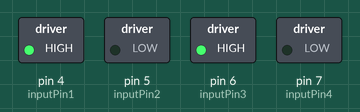
The sketch below on a simulated Arduino Uno, built with avr-gcc and run on an emulated ATmega328P. Parts: switched loads named in the sketch (green lamp = pin HIGH).

Above: at 0.1 s.
Timing chart, 0 to 1.6 s (numbered marks = the images above):
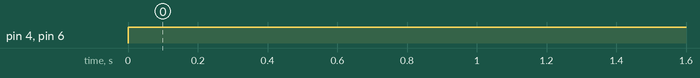

The sketch:

DrivingMotor.ino
```cpp
int inputPin1  = 4;
 int inputPin2  = 5;
 int inputPin3  = 6;
 int inputPin4  = 7;
int enable=8;

void setup()
{
  Serial.begin(9600);
    pinMode(inputPin1, OUTPUT);
    pinMode(inputPin2, OUTPUT);
    pinMode(inputPin3, OUTPUT);
    pinMode(inputPin4, OUTPUT);
  digitalWrite(enable,HIGH);
}

void loop()
{
    digitalWrite(inputPin1, HIGH);
    digitalWrite(inputPin2, LOW);
    digitalWrite(inputPin3, HIGH);
    digitalWrite(inputPin4, LOW);
}
```

Measured:
- by itself, pin 4 (inputPin1), pin 6 (inputPin3): LOW → HIGH at 0.00 s
